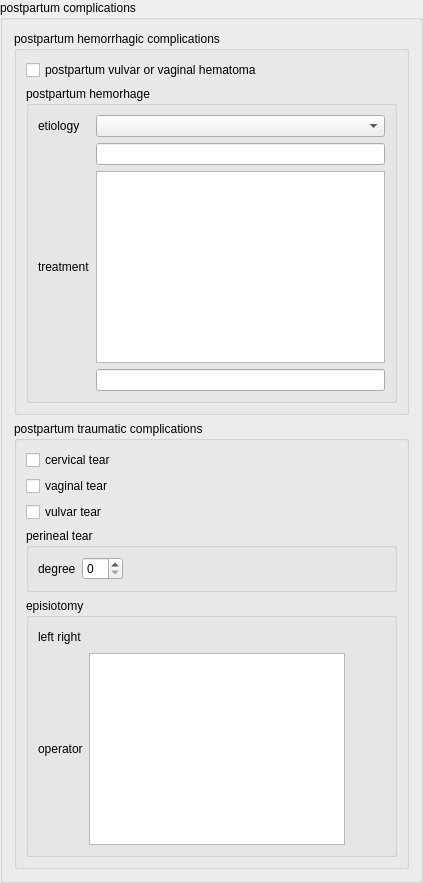
    <widget class="QGroupBox" name="postpartumComplicationsGroupBox">
     <property name="title">
      <string>postpartum complications</string>
     </property>
     <layout class="QVBoxLayout" name="verticalLayout_11">
      <item>
       <widget class="QGroupBox" name="postpartumHemorrhagicComplicationsGroupBox">
        <property name="title">
         <string>postpartum hemorrhagic complications</string>
        </property>
        <layout class="QVBoxLayout" name="verticalLayout_10">
         <item>
          <widget class="QCheckBox" name="postpartumVulvarVaginalHematomaCheckBox">
           <property name="text">
            <string>postpartum vulvar or vaginal hematoma</string>
           </property>
          </widget>
         </item>
         <item>
          <widget class="QGroupBox" name="postpartumHemorrhageGroupBox">
           <property name="title">
            <string>postpartum hemorhage</string>
           </property>
           <layout class="QGridLayout" name="gridLayout_7">
            <item row="0" column="0">
             <widget class="QLabel" name="postpartumHemorrhageEtiologyLabel">
              <property name="text">
               <string>etiology</string>
              </property>
             </widget>
            </item>
            <item row="0" column="1">
             <widget class="QComboBox" name="postpartumHemorrhageEtiologyComboBox"/>
            </item>
            <item row="1" column="1">
             <widget class="QLineEdit" name="postpartumHemorrhageEtiologyLineEdit"/>
            </item>
            <item row="2" column="0">
             <widget class="QLabel" name="postpartumHemorrhageTreatmentLabel">
              <property name="text">
               <string>treatment</string>
              </property>
             </widget>
            </item>
            <item row="2" column="1">
             <widget class="QListView" name="postpartumHemorrhageTreatmentListView"/>
            </item>
            <item row="3" column="1">
             <widget class="QLineEdit" name="postpartumHemorrhageTreatmentLineEdit"/>
            </item>
           </layout>
          </widget>
         </item>
        </layout>
       </widget>
      </item>
      <item>
       <widget class="QGroupBox" name="postpartumTraumaticComplicationsGroupBox">
        <property name="title">
         <string>postpartum traumatic complications</string>
        </property>
        <layout class="QVBoxLayout" name="verticalLayout_7">
         <item>
          <widget class="QCheckBox" name="cervicalTearCheckBox">
           <property name="text">
            <string>cervical tear</string>
           </property>
          </widget>
         </item>
         <item>
          <widget class="QCheckBox" name="vaginalTearCheckBox">
           <property name="text">
            <string>vaginal tear</string>
           </property>
          </widget>
         </item>
         <item>
          <widget class="QCheckBox" name="vulvarTearCheckBox">
           <property name="text">
            <string>vulvar tear</string>
           </property>
          </widget>
         </item>
         <item>
          <widget class="QGroupBox" name="perinealTearGroupBox">
           <property name="title">
            <string>perineal tear</string>
           </property>
           <layout class="QVBoxLayout" name="verticalLayout_8">
            <item>
             <layout class="QHBoxLayout" name="horizontalLayout_6">
              <item>
               <widget class="QLabel" name="perinealTearDegreeLabel">
                <property name="text">
                 <string>degree</string>
                </property>
               </widget>
              </item>
              <item>
               <widget class="QSpinBox" name="perinealTearDegreeSpinBox"/>
              </item>
              <item>
               <spacer name="horizontalSpacer_7">
                <property name="orientation">
                 <enum>Qt::Horizontal</enum>
                </property>
                <property name="sizeHint" stdset="0">
                 <size>
                  <width>40</width>
                  <height>20</height>
                 </size>
                </property>
               </spacer>
              </item>
             </layout>
            </item>
           </layout>
          </widget>
         </item>
         <item>
          <widget class="QGroupBox" name="episiotomyGroupBox">
           <property name="title">
            <string>episiotomy</string>
           </property>
           <layout class="QGridLayout" name="gridLayout_8">
            <item row="0" column="0">
             <widget class="QLabel" name="episiotomyLateralityLabel">
              <property name="text">
               <string>left right</string>
              </property>
             </widget>
            </item>
            <item row="0" column="1">
             <layout class="QHBoxLayout" name="episiotomyLateralityRadioLayout"/>
            </item>
            <item row="1" column="0">
             <widget class="QLabel" name="episiotomyOperatorLabel">
              <property name="text">
               <string>operator</string>
              </property>
             </widget>
            </item>
            <item row="0" column="2">
             <spacer name="horizontalSpacer_6">
              <property name="orientation">
               <enum>Qt::Horizontal</enum>
              </property>
              <property name="sizeHint" stdset="0">
               <size>
                <width>40</width>
                <height>20</height>
               </size>
              </property>
             </spacer>
            </item>
            <item row="1" column="1">
             <widget class="QListView" name="episiotomyOperatorListView"/>
            </item>
           </layout>
          </widget>
         </item>
        </layout>
       </widget>
      </item>
     </layout>
    </widget>
